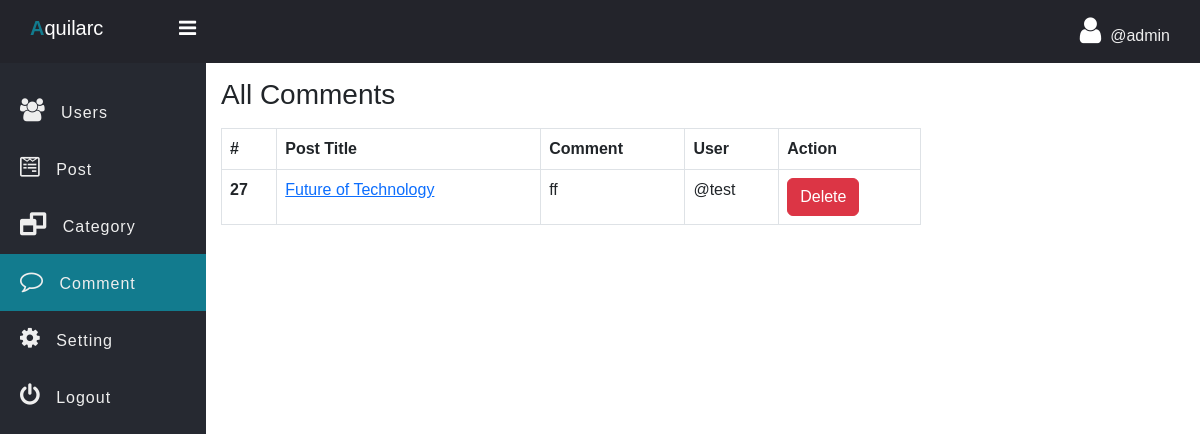
/blog/admin/Comment.php (signed in), run on the app's committed database.
### tables this page shows
CREATE TABLE `comment` (
  `comment_id` int(11) NOT NULL,
  `comment` varchar(255) NOT NULL,
  `user_id` int(11) NOT NULL,
  `post_id` int(11) NOT NULL,
  `crated_at` datetime NOT NULL DEFAULT current_timestamp()
);

CREATE TABLE `post` (
  `post_id` int(11) NOT NULL,
  `post_title` varchar(127) NOT NULL,
  `post_text` text NOT NULL,
  `category` int(11) NOT NULL,
  `publish` int(2) NOT NULL DEFAULT 1,
  `cover_url` varchar(255) NOT NULL DEFAULT 'default.jpg',
  `crated_at` datetime NOT NULL DEFAULT current_timestamp()
);

CREATE TABLE `users` (
  `id` int(11) NOT NULL,
  `fname` varchar(255) NOT NULL,
  `username` varchar(255) NOT NULL,
  `password` varchar(255) NOT NULL
);

### blog/admin/data/Comment.php (called while the page is built, shortened)
<?php
function getAllComment($conn){
   $sql = "SELECT * FROM comment";
   $stmt = $conn->prepare($sql);
   $stmt->execute();
   if($stmt->rowCount() >= 1){
   	   $data = $stmt->fetchAll();
   	   return $data;
   }else {
   	 return 0;
   }
}

### blog/admin/data/Post.php (called while the page is built, shortened)
<?php
function getByIdDeep($conn, $id){
   $sql = "SELECT * FROM post WHERE post_id=?";
   $stmt = $conn->prepare($sql);
   $stmt->execute([$id]);
   if($stmt->rowCount() >= 1){
         $data = $stmt->fetch();
         return $data;
   }else {
       return 0;
   }
}
function getUserByID($conn, $id){
   $sql = "SELECT id, fname, username FROM users WHERE id=?";
   $stmt = $conn->prepare($sql);
   $stmt->execute([$id]);
   if($stmt->rowCount() >= 1){
         $data = $stmt->fetch();
         return $data;
   }else {
       return 0;
   }
}

### blog/admin/Comment.php (the view, shortened to what this page needs)
<?php
if (isset($_SESSION['admin_id']) && isset($_SESSION['username'])) {
 ?>
<!DOCTYPE html>
<html>
<head>
	<link rel="stylesheet" href="https://stackpath.bootstrapcdn.com/font-awesome/4.7.0/css/font-awesome.min.css">
	<link href="https://cdn.jsdelivr.net/npm/bootstrap@5.3.0/dist/css/bootstrap.min.css" rel="stylesheet">
	<link rel="stylesheet" href="../css/side-bar.css">
	<link rel="stylesheet" href="../css/style.css">
</head>
<body>
	<?php
	  include "inc/side-nav.php";
      include_once("data/Comment.php");
      include_once("data/Post.php");
      include_once("../db_conn.php");
      $comments = getAllComment($conn);
	?>
	 <div class="main-table">
	 	<h3 class="mb-3">All Comments</h3>
	 	<?php if ($comments != 0) { ?>
	 	<table class="table t1 table-bordered">
		  <thead>
		    <tr>
		      <th scope="col">#</th>
		      <th scope="col">Post Title</th>
		      <th scope="col">Comment</th>
		      <th scope="col">User</th>
		      <th scope="col">Action</th>
		    </tr>
		  </thead>
		  <tbody>
		  	<?php foreach ($comments as $comment) {
		  	?>
		    <tr>
		      <th scope="row"><?=$comment['comment_id'] ?></th>
		      <td>
		      	<a href="single_post.php?post_id=<?=$comment['post_id']?>">
		      	<?php
		      	$p = getByIdDeep($conn, $comment['post_id']);
		      	echo $p['post_title']; ?></a>
		      </td>
		      <td>
		      	<?=$comment['comment']?>
		      </td>
		      <td>
		      	<?php
		      	$u = getUserByID($conn, $comment['user_id']);
		      	echo '@'.$u['username']; ?>
		      </td>
		      <td>
		      	<a href="comment-delete.php?comment_id=<?=$comment['comment_id'] ?>" class="btn btn-danger">Delete</a>
		      </td>
		    </tr>
		    <?php } ?>
		  </tbody>
		</table>
	<?php }else{ ?>
		<div class="alert alert-warning">
			Empty!
		</div>
	<?php } ?>
	 </div>
	</section>
	</div>
</body>
</html>
<?php }else {
	header("Location: ../admin-login.php");
	exit;
} ?>

### blog/css/side-bar.css (style rules this page uses)
* { padding: 0; margin: 0; box-sizing: border-box; font-family: arial, sans-serif; }

### blog/css/style.css (style rules this page uses)
.main-table { width: 90%; max-width: 700px; }

### data on the page
comment: comment_id "27", post.post_title "Future of Technology", comment "ff", user.username "test"

### other printed values
$_SESSION['username'] "admin"
